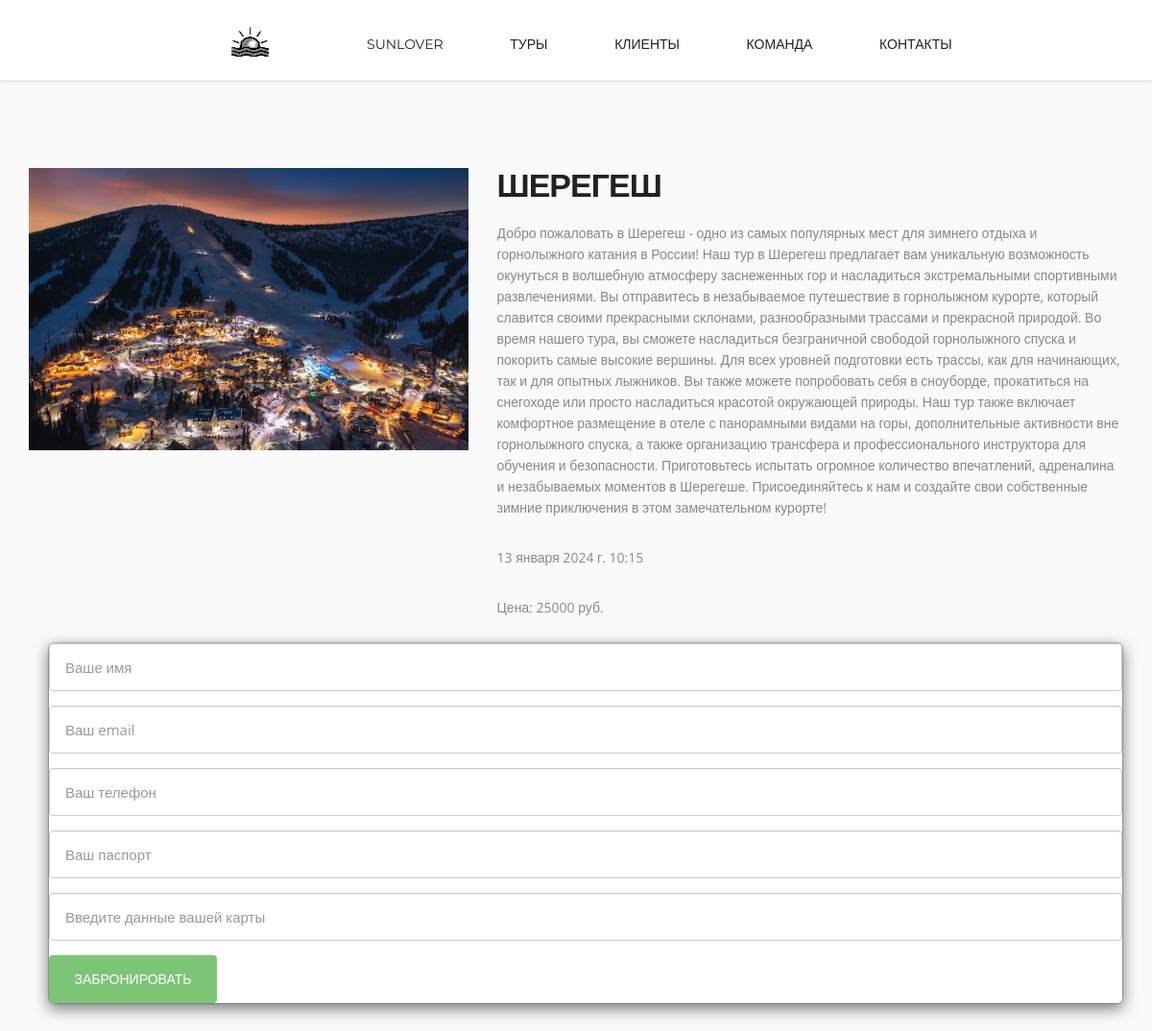
Screenshot of /tour/ with the database file from the repository.
### main/models.py (models this page shows, shortened)
class Tour(models.Model):
    RUSSIA = 'russia'
    THAILAND = 'thailand'
    NORWAY = 'norway'
    SOUTHAFRIC = 'southafrica'
    CHOICE_GROUP = {
        (RUSSIA, 'ru'),
        (THAILAND, 'thai'),
        (NORWAY, 'nor'),
        (SOUTHAFRIC, 'south')
    }
    name = models.CharField(max_length=100)
    description = models.TextField()
    price = models.IntegerField()
    date = models.DateTimeField()
    countries = models.CharField(max_length=20, choices=CHOICE_GROUP, default='')
    img = models.ImageField(default='noimage.jpg', upload_to='tour_image')

### main/views.py (the view)
# urls.py: path('tour/', views.tour_detail, name='tour_detail'),
def tour_detail(request,):
    tour = Tour.objects.all()
    context = {
        'tour': tour
    }
    return render(request, 'main/tour_detail.html', context)

### main/templates/main/tour_detail.html (shortened to what this page needs)
{% extends 'main/main.html' %}
{% load static %}
{% block content %}
<section class="main-section alabaster">
    {% for post in tour %}
    {% if post.countries == "russia"  %}
		<div class="container">
			<div class="row">
				<figure class="col-lg-5 col-sm-4 wow fadeInLeft">
					<img src="{{ post.img.url }}" alt="">
				</figure>
				<div class="col-lg-7 col-sm-8 featured-work">
					<h2>{{ post.name }}</h2>
					<div class="featured-box">
						<div class="featured-box-col2 wow fadeInRight delay-02s">
							<p>{{ post.description }}</p>
						</div>
					</div>
					<div class="featured-box">
						<div class="featured-box-col2 wow fadeInRight delay-04s">
							<p>{{ post.date }}</p>
						</div>
					</div>
					<div class="featured-box">
						<div class="featured-box-col2 wow fadeInRight delay-06s">
							<p>Цена: {{ post.price }} руб.</p>
						</div>
					</div>
				</div>
			</div>
			<div id="myModalRu" class="form">
				<div class="modal-content">
						<form id="booking-formRu">
						<input class="form-control input-text" type="text" placeholder="Ваше имя" required>
						<input class="form-control input-text" type="email" placeholder="Ваш email" required>
						<input class="form-control input-text" type="phone" placeholder="Ваш телефон" required>
						<input class="form-control input-text" type="pasport" placeholder="Ваш паспорт" required>
						<input class="form-control input-text" id="card-element" placeholder="Введите данные вашей карты">
						<button type="submit" class="input-btn">Забронировать</button>
					</form>
				</div>
			</div>
		</div>
	</section>
{% endif %}
{% endfor post in tour %}
{% endblock content %}

### main/templates/main/main.html (shortened to what this page needs)
<!doctype html>
<html lang="ru" xmlns="http://www.w3.org/1999/html">
<head>
    {% load static %}
    <link href="{% static 'css/bootstrap.css' %}" rel="stylesheet" type="text/css">
	<link href="{% static 'css/style.css' %}" rel="stylesheet" type="text/css">
	<link href="{% static 'css/font-awesome.css' %}" rel="stylesheet" type="text/css">
	<link href="{% static 'css/responsive.css' %}" rel="stylesheet" type="text/css">
	<link href="{% static 'css/magnific-popup.css' %}" rel="stylesheet" type="text/css">
	<link href="{% static 'css/animate.css' %}" rel="stylesheet" type="text/css">
</head>
<body>
	<nav class="main-nav-outer" id="test">
		<div class="container">
			<ul class="main-nav">
				<li class="small-logo"><a href="#header"><img src="{% static 'img/small-logo.png' %}" alt=""></a></li>
				<li><a href="{% url 'home'%}">SunLover</a></li>
				<li><a href="{% url 'tours'%}">Туры</a></li>
				<li><a href="#client">Клиенты</a></li>
				<li><a href="#team">Команда</a></li>
				<li><a href="#contact">Контакты</a></li>
			</ul>
		</div>
	</nav>
{% block content %}
{% endblock content %}
</body>

### main/static/css/style.css (style rules this page uses)
img { max-width:100%; }
a, a:hover, a:active { outline:0px !important }
body { background:#fff; font-family: 'Open Sans', sans-serif; font-size:14px; font-weight:normal; color:#888888; margin:0; }
h2 { font-size:34px; color:#222222; font-family: 'Montserrat', sans-serif; font-weight:700; letter-spacing: -1px; margin:0 0 15px 0; text-align:center; text-transform:uppercase; }
p { line-height:24px; margin:0; }
.main-nav-outer { padding:0px; border-bottom:1px solid #dddddd; box-shadow:0 4px 5px -3px #ececec; position:relative; background:#fff; }
.main-nav { text-align:center; margin:10px 0 0px; padding:0; list-style:none; }
.main-nav li { display:inline; margin:0 1px; }
.main-nav li a { display:inline-block; color:#222222; text-transform:uppercase; font-family: 'Montserrat', sans-serif; text-decoration: none; line-height:20px; margin:17px 32px; transition:all 0.3s ease-in-out; -moz-transition:all 0.3s ease-in-out; -webkit-transition:all 0.3s ease-in-out; }
.small-logo { padding:0 32px; }
.main-section { padding:90px 0 110px; }
.main-section.alabaster { background:#fafafa; }
.featured-work { font-size:14px; }
.featured-work h2 { text-align:left; }
.featured-box { padding:0 0 0 0; margin-bottom:25px; font-size:14px; }
.featured-box p { line-height:22px; }
.featured-box-col2 { overflow:hidden; }
.form { margin:0 66px 0 30px; }
.input-text { padding:15px 16px; border:1px solid #ccc; width:100%; height:50px; display:block; border-radius:4px; font-size:15px; color:#aaa; font-family: 'Open Sans', sans-serif; margin:0 0 15px 0; transition:all 0.3s ease-in-out; -moz-transition:all 0.3s ease-in-out; -webkit-transition:all 0.3s ease-in-out; }
.input-btn { width:175px; height:50px; background:#7cc576; border-radius:4px; color:#ffffff; font-size:14px; text-transform:uppercase; font-family: 'Montserrat', sans-serif; font-weight:400; border:0px; transition:all 0.3s ease-in-out; -moz-transition:all 0.3s ease-in-out; -webkit-transition:all 0.3s ease-in-out; }
.delay-02s { animation-delay: 0.2s; -webkit-animation-delay: 0.2s; }
.delay-04s { animation-delay: 0.4s; -webkit-animation-delay: 0.4s; }
.delay-06s { animation-delay: 0.6s; -webkit-animation-delay: 0.6s; }

### main/static/css/responsive.css (style rules this page uses)
@media only screen and (min-width: 992px) { .form { margin:0 0 0 20px } }
@media only screen and (min-width: 992px) { .main-nav { display:block !important; } }

### rows the page displays
Tour: img (picture), name "ШЕРЕГЕШ", description "Добро пожаловать в Шерегеш - одно из самых популярных мест для зимнего отдыха и горнолыжного катания в России! Наш тур в Шерегеш предлагает вам уникальную возможность окунуться в волшебную атмосферу заснеженных гор и насладиться экстремальными спортивными развлечениями. Вы отправитесь в незабываемое путешествие в горнолыжном курорте, который славится своими прекрасными склонами, разнообразными трассами и прекрасной природой. Во время нашего тура, вы сможете насладиться безграничной свободой горнолыжного спуска и покорить самые высокие вершины. Для всех уровней подготовки есть трассы, как для начинающих, так и для опытных лыжников. Вы также можете попробовать себя в сноуборде, прокатиться на…", date "13 января 2024 г. 10:15", price "25000"
